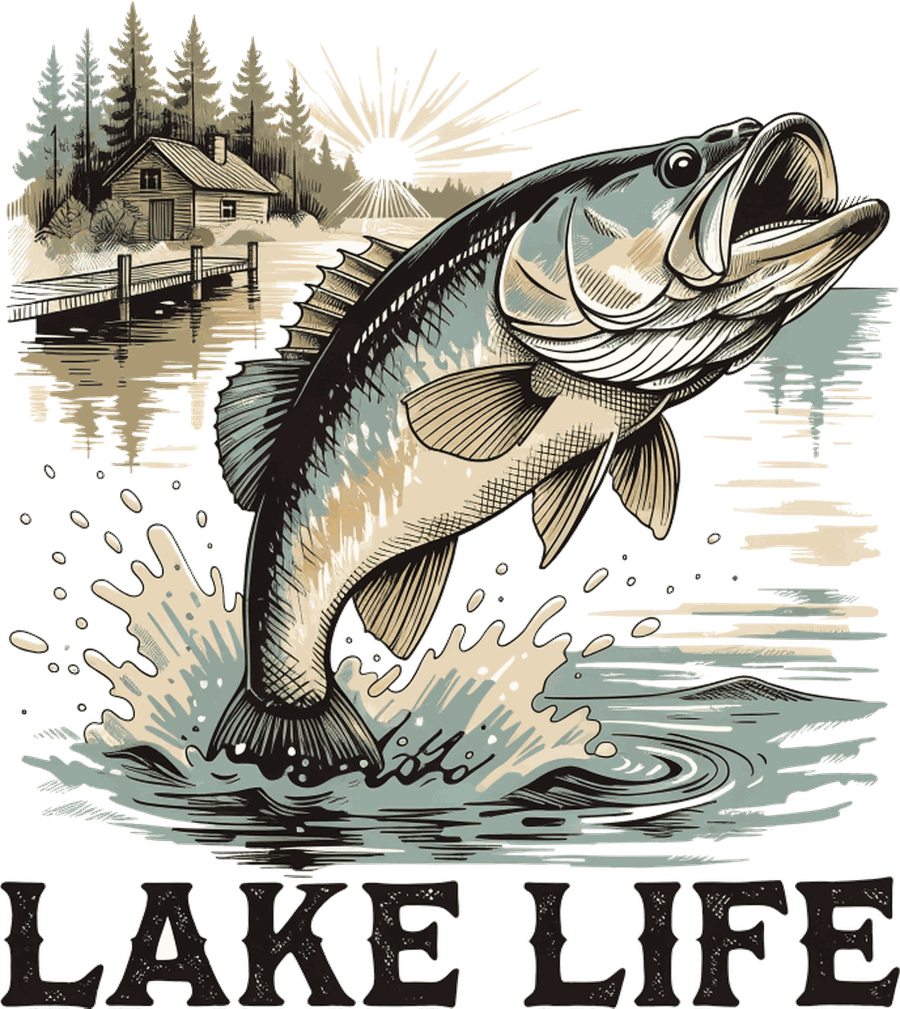
#> input picture designs/b354/src.png, 3600 x 4034 px, found by its file name (shown at 1/4 size)
$ python mk.py
#> lines starting #> are read from the running program, lines starting #| are printed output that depends on the picture
### designs/lib.py
"""Lane C lockup helper: from designs.lib import *"""
from PIL import Image, ImageDraw, ImageFont, ImageFilter
FD = 'designs/fonts/'
CREAM = (246, 236, 214, 255)
F = dict(alfa='AlfaSlabOne-Regular.ttf', anton='Anton-Regular.ttf', bevan='Bevan-Regular.ttf', big='BigShouldersDisplay[wght].ttf', bowlby='BowlbyOne-Regular.ttf',
         cinzel='Cinzel[wght].ttf', fraunces='Fraunces[SOFT,WONK,opsz,wght].ttf', oswald='Oswald[wght].ttf', playfair='PlayfairDisplay[wght].ttf',
         playfairi='PlayfairDisplay-Italic[wght].ttf', rye='Rye-Regular.ttf', graduate='Graduate-Regular.ttf', yellowtail='Yellowtail-Regular.ttf', interblack='InterDisplay-Black.otf', damion='Damion-Regular.ttf', caveat='CaveatBrush-Regular.ttf')
VAR = dict(big=[900], cinzel=[900], fraunces=[9, 900, 60, 1], oswald=[700], playfair=[900], playfairi=[900])
def line(text, font, wfrac, W, fill, key, kw=27, track=0):
    ff = F[font]; var = VAR.get(font)
    def mk(sz):
        f = ImageFont.truetype(FD + ff, sz)
        if var: f.set_variation_by_axes(var)
        return f
    f = mk(800); adv = [f.getlength(c) for c in text]; tot = sum(adv) + track * (len(text) - 1); size = int(800 * W * wfrac / tot)
    f = mk(size); adv = [f.getlength(c) for c in text]; tr = int(track * size / 800)
    asc, desc = f.getmetrics(); tot = int(sum(adv) + tr * (len(text) - 1)); pad = 80
    im = Image.new('RGBA', (tot + 2 * pad, asc + desc + 2 * pad), (0, 0, 0, 0))
    k = Image.new('L', im.size, 0); d = ImageDraw.Draw(k); x = pad
    for c, a in zip(text, adv): d.text((x, pad), c, font=f, fill=255); x += a + tr
    k = k.filter(ImageFilter.MaxFilter(kw)); im.paste(Image.new('RGBA', im.size, key), (0, 0), k)
    d = ImageDraw.Draw(im); x = pad
    for c, a in zip(text, adv): d.text((x, pad), c, font=f, fill=fill); x += a + tr
    out = im.crop(im.getbbox())
    import os; st = float(os.environ.get('STRETCH', '1'))
    if st != 1: out = out.resize((out.width, int(out.height * st)))
    return out
def stack(lines, W, gap=24):
    h = sum(l.height for l in lines) + gap * (len(lines) - 1); out = Image.new('RGBA', (W, h), (0, 0, 0, 0)); y = 0
    for l in lines: out.alpha_composite(l, ((W - l.width) // 2, y)); y += l.height + gap
    return out
def lockup(art, W, top, bottom, name, bgs, g=36):
    """art: RGBA image; top/bottom: list of line images; saves docs/print-files/<name>.png and previews on each bg"""
    t = stack(top, W) if top else None; b = stack(bottom, W) if bottom else None
    H = (t.height + g if t else 0) + art.height + (g + b.height if b else 0)
    out = Image.new('RGBA', (W, H), (0, 0, 0, 0)); y = 0
    if t: out.alpha_composite(t, (0, 0)); y = t.height + g
    out.alpha_composite(art, ((W - art.width) // 2, y)); y += art.height + g
    if b: out.alpha_composite(b, (0, y))
    out.save(f'docs/print-files/{name}.png')
    for tag, c in bgs.items():
        bg = Image.new('RGBA', out.size, c); bg.alpha_composite(out); bg.convert('RGB').resize((600, int(600 * H / W))).save(f'designs/prev_{name}_{tag}.png')
    return out
def widths(*ls): return [l.width for l in ls]
# [15 lines left out: function line_same, not called in this run]

### designs/c982/mk.py
import sys; sys.path.insert(0,'.')
from designs.lib import *
from PIL import Image
src=Image.open('designs/c982/src.png').convert('RGBA').crop((0,356,3250,3083)); src=src.crop(src.getbbox())
#> after `src = Image.open('designs/c982/src.png').convert('RGBA').crop((0, 356,`:
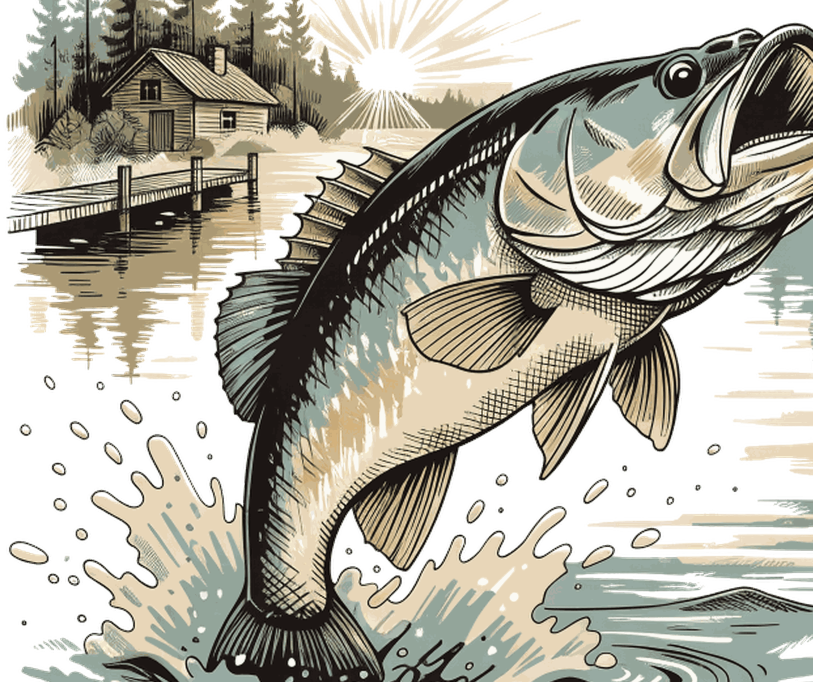
#> src: PIL image 3250x2727 RGBA (shown at 1/4 size); mean R, G, B, A 116.8, 113.5, 101, 183.8; transparent parts drawn white
#> after `src = src.crop(src.getbbox())`:
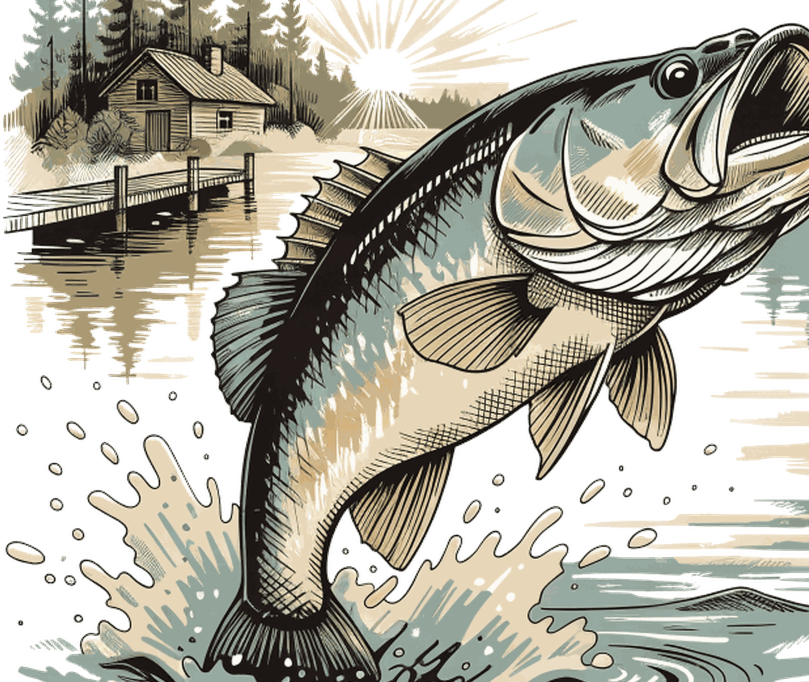
#> src: PIL image 3236x2727 RGBA (shown at 1/4 size); mean R, G, B, A 117.3, 114, 101.4, 184.6; transparent parts drawn white
W=3000; art=src.resize((2200,int(src.height*2200/src.width)),Image.LANCZOS)
#> after `art = src.resize((2200, int(src.height * 2200 / src.width)), Image.LAN`:
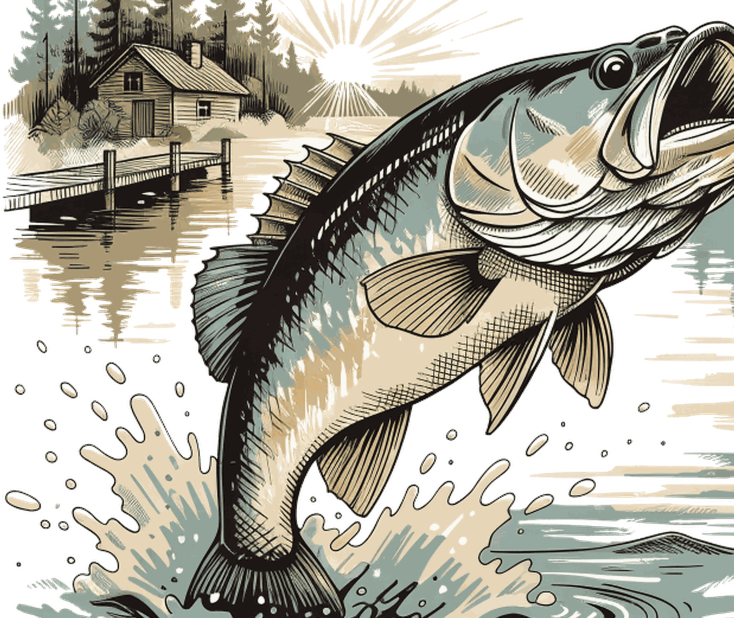
#> art: PIL image 2200x1853 RGBA (shown at 1/3 size); mean R, G, B, A 119.7, 116.3, 103.9, 184.5; transparent parts drawn white
cfg={'sand':((31,40,75,255),(150,38,32,255),(246,236,214,255)),'navy':((246,236,214,255),(240,120,100,255),(20,25,45,255))}
for k,(h,p,key) in cfg.items():
    top=[line('SHARING IS NOT','bevan',1.0,W,h,key)]; bot=[line('MY LOVE LANGUAGE','bevan',1.0,W,p,key)]
    o=lockup(art,W,top,bot,'c982_'+k,{'sand':(231,217,184,255),'navy':(26,34,62,255)})
#> (the run stopped early here; a loop or call above may not have finished)
